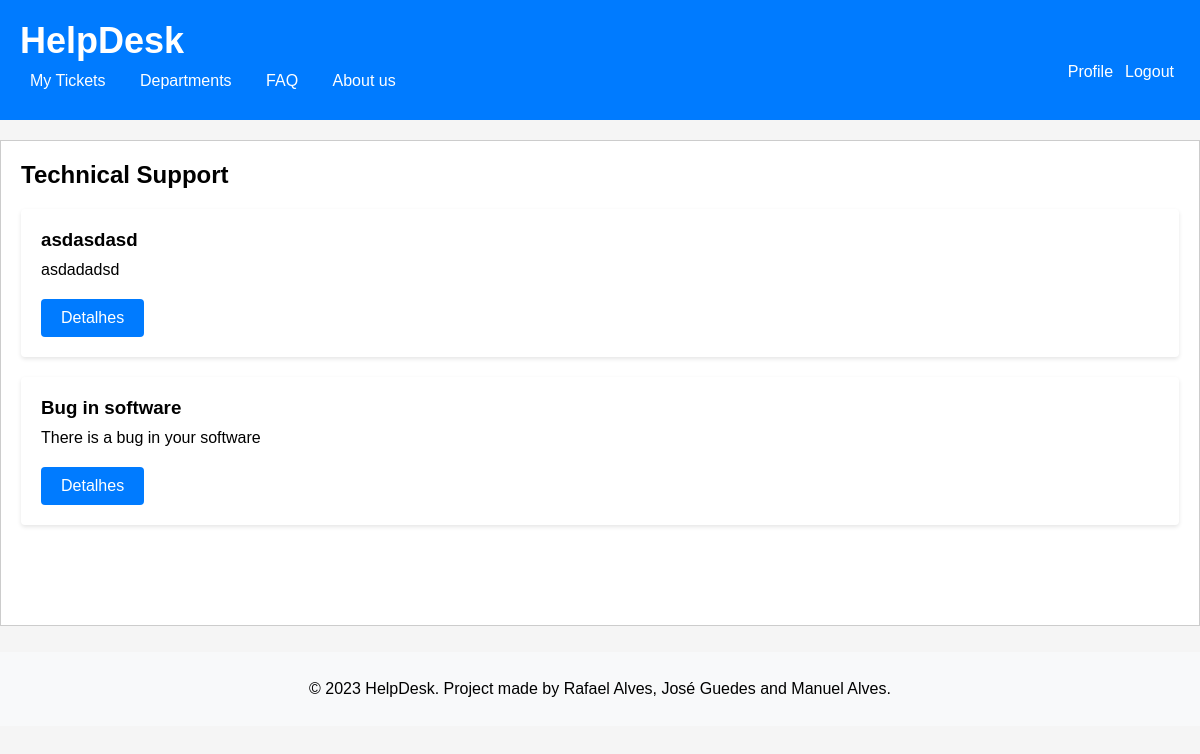
Before: /pages/departmentTicket.php?id=2 with the older database file.
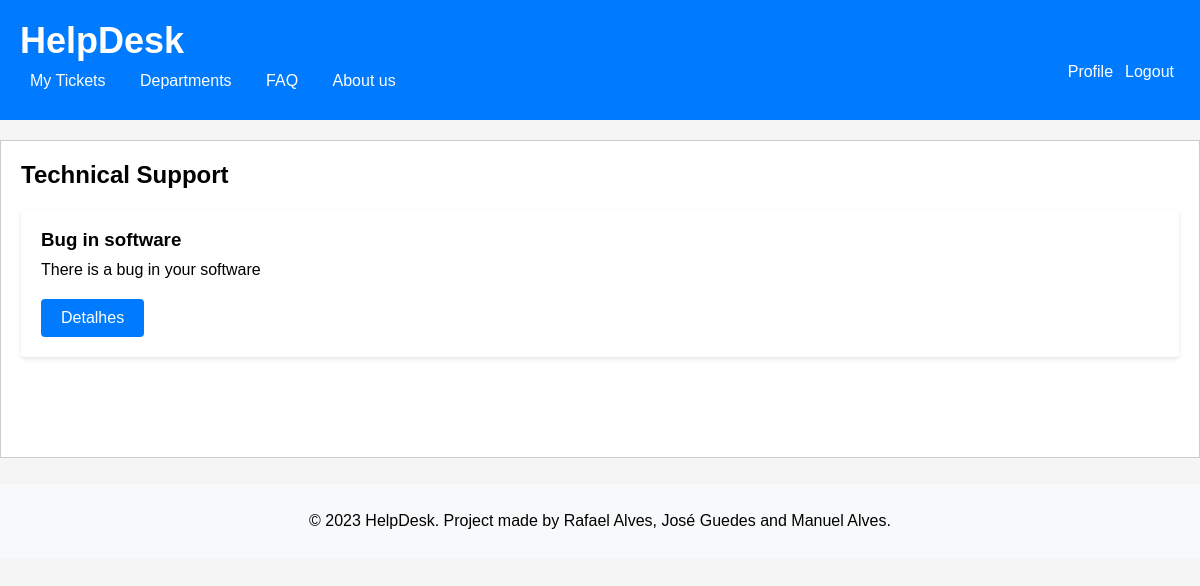
After: the same page with the newer database file.
### tables this page shows
CREATE TABLE Ticket (
    id INTEGER PRIMARY KEY AUTOINCREMENT,
    title varchar(255) NOT NULL UNIQUE,
    description VARCHAR(255) NOT NULL,
    ticket_status VARCHAR (10)  NOT NULL DEFAULT 'Open' CHECK (ticket_status IN ('Open', 'Assigned', 'Closed')),
    created_at TIMESTAMP NOT NULL DEFAULT CURRENT_TIMESTAMP,
    updated_at TIMESTAMP NOT NULL DEFAULT CURRENT_TIMESTAMP,
    id_user INTEGER, /* id do client que criou o ticket */
    id_agent INTEGER DEFAULT NULL, /* id do agent que está a tratar do ticket */
    id_department INTEGER, /* id do department do ticket */
    CONSTRAINT current_edit_date_ck CHECK (created_at <= updated_at),
    CONSTRAINT id_usertFK FOREIGN KEY(id_user) REFERENCES User(id),
    CONSTRAINT id_agentFK FOREIGN KEY(id_agent) REFERENCES User(id),
    CONSTRAINT id_departmentFK FOREIGN KEY(id_department) REFERENCES Department(id)
);

### pages/departmentTicket.php (called while the page is built, shortened)
<?php
  require_once(__DIR__ . '/../database/ticket.class.php');
  require_once(__DIR__ . '/../database/department.class.php');
  require_once(__DIR__ . '/../templates/header.tpl.php');
  require_once(__DIR__ . '/../templates/footer.tpl.php');
  require_once(__DIR__ . '/../templates/department.tpl.php');
  $department = Department::getDepartment($dbh, intval($_GET['id']));
  $tickets = Ticket::getTicketsbyDepartment($dbh, intval($_GET['id']));
  drawDepartment($department, $tickets);
?>

### database/department.class.php (called while the page is built, shortened)
<?php
  class Department {
    public function __construct(int $id, string $name)
    {
      $this->name = $name;
    }
    static function getDepartment(PDO $db, int $id) : Department {
      $stmt = $db->prepare('SELECT id, name FROM Department WHERE id = ?');
      $stmt->execute(array($id));
      $department = $stmt->fetch();
      return new Department(
        intval($department['id']),
        $department['name']
      );
    }
  }
?>

### database/ticket.class.php (called while the page is built, shortened)
<?php
  class Ticket {
    static function getTicketsbyDepartment(PDO $db, int $id_department) {
      $stmt = $db->prepare('
        SELECT id, title, description
        FROM Ticket
        WHERE id_department = ?
        ORDER by updated_at desc
      ');
      $stmt->execute(array($id_department));
      $row = $stmt->fetchAll(PDO::FETCH_ASSOC);
      return $row;
    }
  }
?>

### templates/department.tpl.php (the view, shortened to what this page needs)
<?php
  require_once(__DIR__ . '/../database/department.class.php')
?>
<?php function drawDepartment(Department $department, array $tickets) { ?>
  <h2><?=$department->name?></h2>
  <section id="tickets">
    <?php
    foreach ($tickets as $ticket) {
      $id_t = $ticket['id'];
      $title_t = $ticket['title'];
      $description_t = $ticket['description'];
    ?>
    <div class="ticket" id="<?=$id_t?>">
      <h3> <?=$title_t?></h3>
      <p> <?=$description_t?> </p>
      <a href="../pages/detailTicket.php?id=<?=$ticket['id']?>" class="button">Detalhes</a>
    </div>
    <?php } ?>
  </section>
<?php } ?>

Changed rows visible on the page:
no longer on this page (row edited): ticket: title "asdasdasd", description "asdadadsd"
